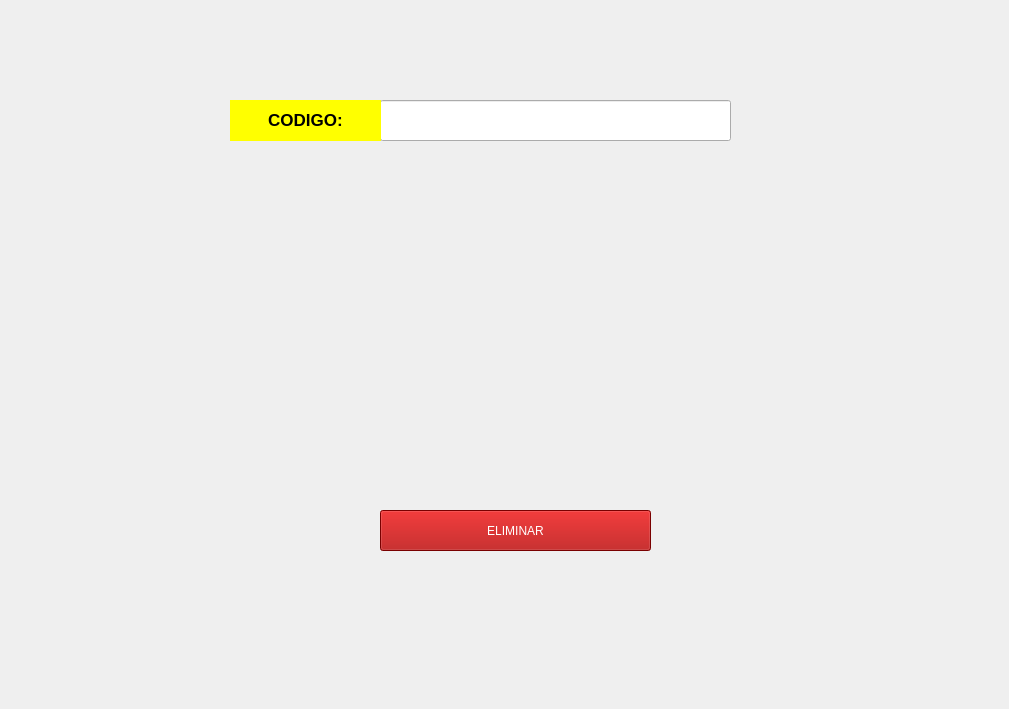
    <widget class="QWidget" name="tab_ELIMINAR">
     <attribute name="title">
      <string>Eliminar Productos</string>
     </attribute>
     <widget class="QLabel" name="label_6">
      <property name="geometry">
       <rect>
        <x>0</x>
        <y>-20</y>
        <width>1000</width>
        <height>700</height>
       </rect>
      </property>
      <property name="styleSheet">
       <string notr="true">background-image: url(C:/Users/User/Downloads/home.jpg);
background-repeat: no-repeat;
background-position: center center;
background-size: cover;</string>
      </property>
      <property name="text">
       <string/>
      </property>
      <property name="pixmap">
       <pixmap>../../Downloads/Downloads/principal.png</pixmap>
      </property>
      <property name="scaledContents">
       <bool>true</bool>
      </property>
     </widget>
     <widget class="QLineEdit" name="line_ELIMINAR_CODIGO">
      <property name="geometry">
       <rect>
        <x>380</x>
        <y>100</y>
        <width>351</width>
        <height>41</height>
       </rect>
      </property>
     </widget>
     <widget class="QLabel" name="label_25">
      <property name="geometry">
       <rect>
        <x>230</x>
        <y>100</y>
        <width>151</width>
        <height>41</height>
       </rect>
      </property>
      <property name="font">
       <font>
        <pointsize>13</pointsize>
        <weight>75</weight>
        <bold>true</bold>
       </font>
      </property>
      <property name="layoutDirection">
       <enum>Qt::RightToLeft</enum>
      </property>
      <property name="styleSheet">
       <string notr="true">background-color: rgb(255, 85, 0);
background-color: rgb(255, 255, 0);</string>
      </property>
      <property name="text">
       <string>&lt;html&gt;&lt;head/&gt;&lt;body&gt;&lt;p align=&quot;center&quot;&gt;CODIGO:&lt;/p&gt;&lt;/body&gt;&lt;/html&gt;</string>
      </property>
     </widget>
     <widget class="QPushButton" name="Button_ELIMINAR">
      <property name="geometry">
       <rect>
        <x>380</x>
        <y>510</y>
        <width>271</width>
        <height>41</height>
       </rect>
      </property>
      <property name="styleSheet">
       <string notr="true">background-color: rgb(255, 0, 0);
background-color: rgb(170, 0, 0);
color: rgb(255, 255, 255);
font: 14pt &quot;MS Shell Dlg 2&quot;;
</string>
      </property>
      <property name="text">
       <string>ELIMINAR</string>
      </property>
     </widget>
     <widget class="QLabel" name="label_ELIMINAR">
      <property name="geometry">
       <rect>
        <x>230</x>
        <y>80</y>
        <width>471</width>
        <height>31</height>
       </rect>
      </property>
      <property name="font">
       <font>
        <family>MS Shell Dlg 2</family>
        <pointsize>14</pointsize>
        <weight>50</weight>
        <italic>false</italic>
        <bold>false</bold>
       </font>
      </property>
      <property name="styleSheet">
       <string notr="true">font: 14pt &quot;MS Shell Dlg 2&quot;;
color: rgb(252, 255, 39);</string>
      </property>
      <property name="text">
       <string/>
      </property>
     </widget>
     <widget class="QLabel" name="label_MENSAJE_ELIMINAR">
      <property name="geometry">
       <rect>
        <x>270</x>
        <y>470</y>
        <width>411</width>
        <height>41</height>
       </rect>
      </property>
      <property name="font">
       <font>
        <family>MS Shell Dlg 2</family>
        <pointsize>14</pointsize>
        <weight>50</weight>
        <italic>false</italic>
        <bold>false</bold>
       </font>
      </property>
      <property name="layoutDirection">
       <enum>Qt::LeftToRight</enum>
      </property>
      <property name="styleSheet">
       <string notr="true">font: 14pt &quot;MS Shell Dlg 2&quot;;
color: rgb(252, 255, 39);</string>
      </property>
      <property name="text">
       <string/>
      </property>
     </widget>
    </widget>
